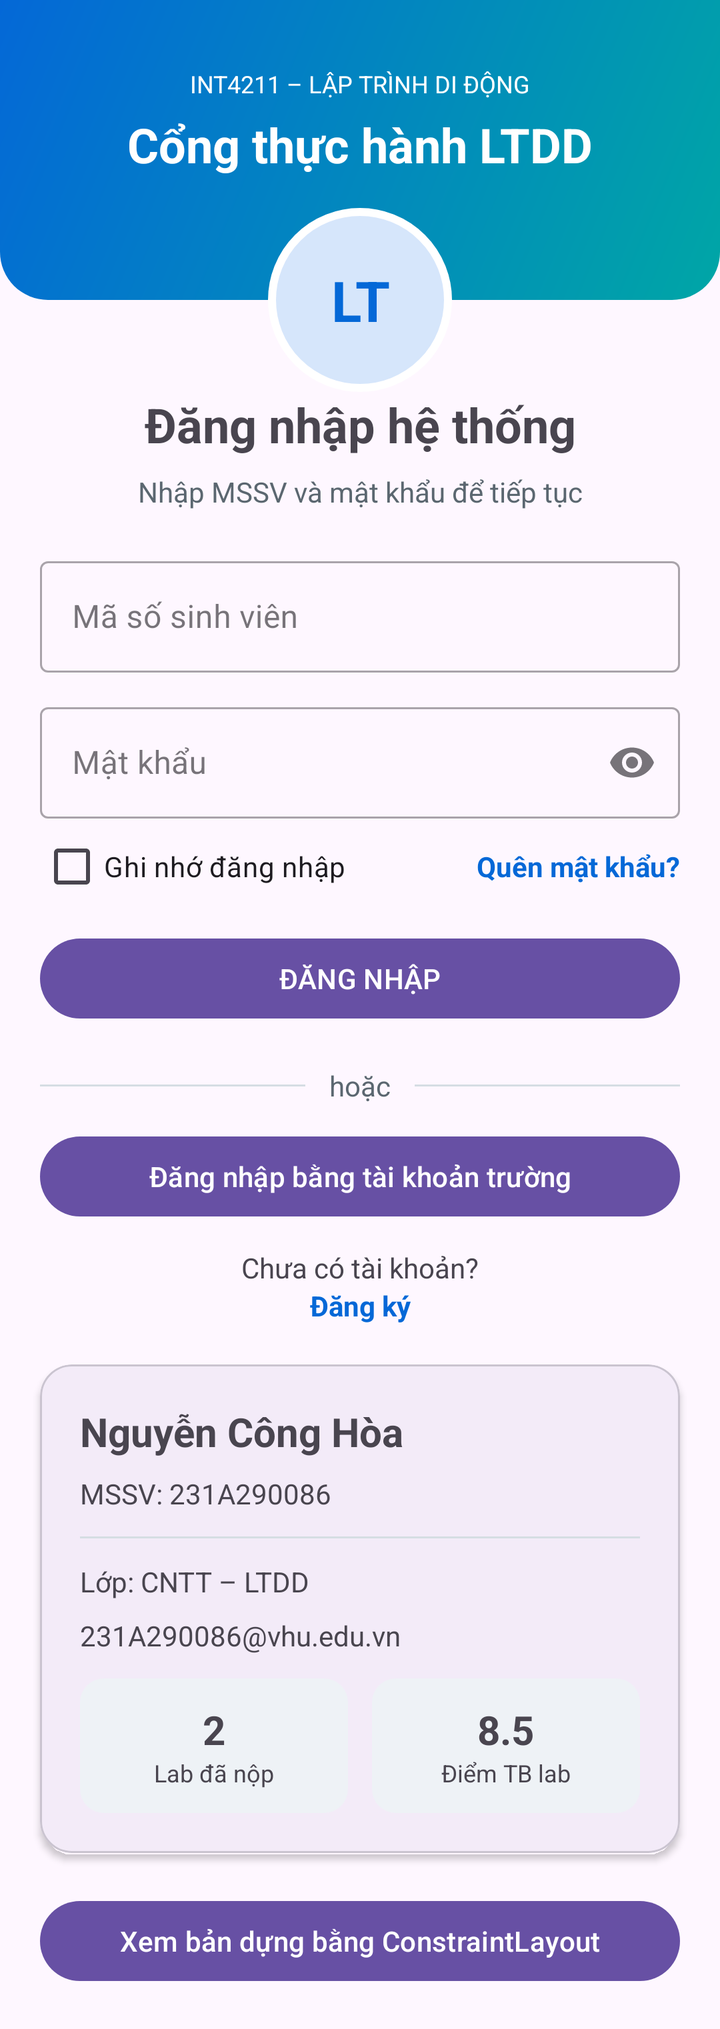
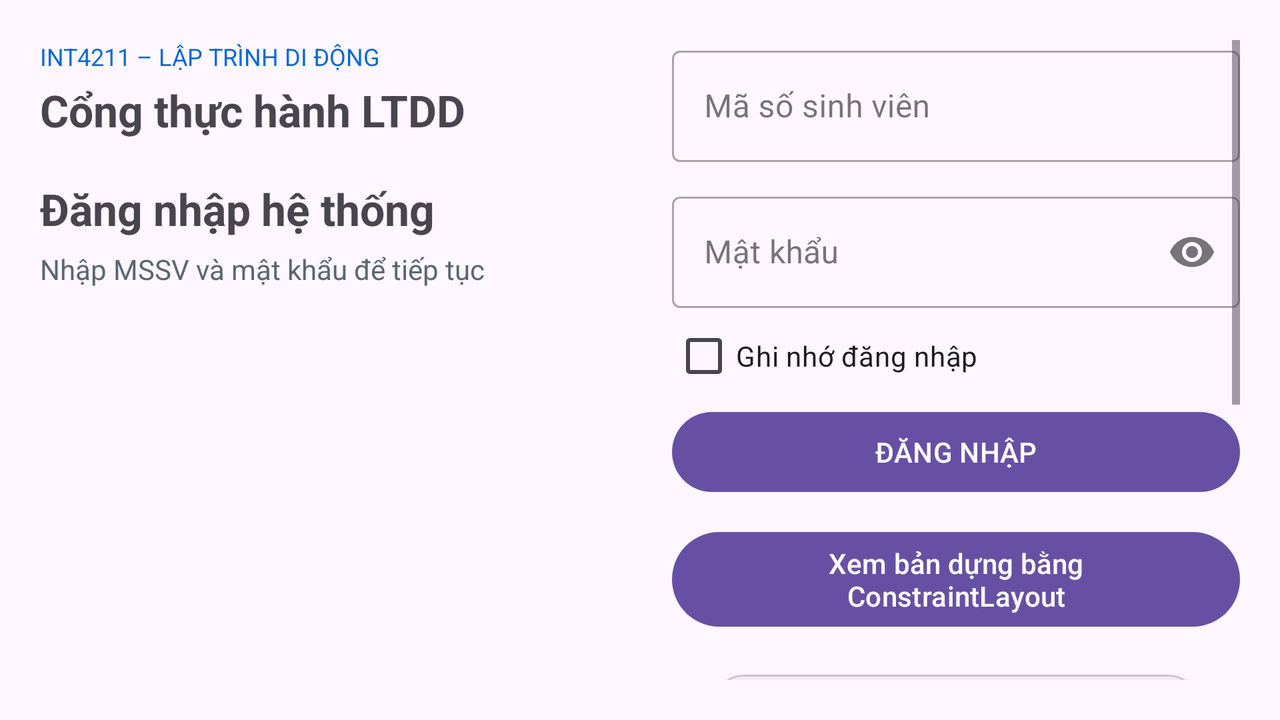

Compare how this app lays out the same screen by default and in its alternative resource folder. The renders come first, then the two layout files and the values they reference.
<!-- AndroidManifest.xml: application theme Theme.A3_231A290086 -->
<!-- res/layout/activity_main.xml -->
<?xml version="1.0" encoding="utf-8"?>
<ScrollView xmlns:android="http://schemas.android.com/apk/res/android"
    xmlns:app="http://schemas.android.com/apk/res-auto"
    android:id="@+id/main"
    android:layout_width="match_parent"
    android:layout_height="match_parent"
    android:fillViewport="true">

    <LinearLayout
        android:layout_width="match_parent"
        android:layout_height="wrap_content"
        android:orientation="vertical">

        
        <FrameLayout
            android:layout_width="match_parent"
            android:layout_height="196dp">

            <View
                android:layout_width="match_parent"
                android:layout_height="150dp"
                android:background="@drawable/bg_header" />

            <LinearLayout
                android:layout_width="match_parent"
                android:layout_height="150dp"
                android:gravity="center"
                android:orientation="vertical"
                android:paddingBottom="28dp">

                <TextView
                    android:layout_width="wrap_content"
                    android:layout_height="wrap_content"
                    android:text="@string/header_kicker"
                    android:textColor="@color/on_primary"
                    android:textSize="12sp" />

                <TextView
                    android:layout_width="wrap_content"
                    android:layout_height="wrap_content"
                    android:layout_marginTop="6dp"
                    android:text="@string/header_title"
                    android:textColor="@color/on_primary"
                    android:textSize="24sp"
                    android:textStyle="bold" />

            </LinearLayout>

            <TextView
                android:layout_width="92dp"
                android:layout_height="92dp"
                android:layout_gravity="center|bottom"
                android:background="@drawable/bg_avatar"
                android:gravity="center"
                android:text="@string/avatar_text"
                android:textColor="@color/primary"
                android:textSize="28sp"
                android:textStyle="bold" />

        </FrameLayout>

        
        <TextView
            android:layout_width="match_parent"
            android:layout_height="wrap_content"
            android:gravity="center"
            android:text="@string/login_title"
            style="@style/TextAppearance.A3.Title"
            android:textSize="24sp"
            android:textStyle="bold" />

        <TextView
            android:layout_width="match_parent"
            android:layout_height="wrap_content"
            android:layout_marginTop="@dimen/space_sm"
            android:gravity="center"
            android:text="@string/login_subtitle"
            android:textColor="@color/muted"
            android:textSize="14sp" />

        
        <LinearLayout
            android:layout_width="match_parent"
            android:layout_height="wrap_content"
            android:layout_marginStart="@dimen/space_lg"
            android:layout_marginTop="@dimen/space_lg"
            android:layout_marginEnd="@dimen/space_lg"
            android:orientation="vertical">

            <com.google.android.material.textfield.TextInputLayout
                android:layout_width="match_parent"
                android:layout_height="wrap_content"
                android:hint="@string/hint_student_id"
                style="@style/Widget.MaterialComponents.TextInputLayout.OutlinedBox">

                <com.google.android.material.textfield.TextInputEditText
                    android:layout_width="match_parent"
                    android:layout_height="wrap_content"
                    android:inputType="number" />

            </com.google.android.material.textfield.TextInputLayout>

            <com.google.android.material.textfield.TextInputLayout
                android:layout_width="match_parent"
                android:layout_height="wrap_content"
                android:layout_marginTop="@dimen/space_md"
                android:hint="@string/hint_password"
                app:endIconMode="password_toggle"
                style="@style/Widget.MaterialComponents.TextInputLayout.OutlinedBox">

                <com.google.android.material.textfield.TextInputEditText
                    android:layout_width="match_parent"
                    android:layout_height="wrap_content"
                    android:inputType="textPassword" />

            </com.google.android.material.textfield.TextInputLayout>

            
            <LinearLayout
                android:layout_width="match_parent"
                android:layout_height="wrap_content"
                android:gravity="center_vertical"
                android:orientation="horizontal">

                <CheckBox
                    android:id="@+id/cbRemember"
                    android:layout_width="wrap_content"
                    android:layout_height="wrap_content"
                    android:text="@string/remember_me" />

                <Space
                    android:layout_width="0dp"
                    android:layout_height="1dp"
                    android:layout_weight="1" />

                <TextView
                    android:layout_width="wrap_content"
                    android:layout_height="wrap_content"
                    android:text="@string/forgot_password"
                    android:textColor="@color/primary"
                    android:textStyle="bold" />

            </LinearLayout>

            
            <Button
                android:id="@+id/btnLogin"
                android:layout_width="match_parent"
                android:layout_height="wrap_content"
                android:layout_marginTop="@dimen/space_sm"
                android:text="@string/login" />

            
            <LinearLayout
                android:layout_width="match_parent"
                android:layout_height="wrap_content"
                android:layout_marginTop="@dimen/space_lg"
                android:gravity="center_vertical"
                android:orientation="horizontal">

                <View
                    android:layout_width="0dp"
                    android:layout_height="1dp"
                    android:layout_weight="1"
                    android:background="@color/divider" />

                <TextView
                    android:layout_width="wrap_content"
                    android:layout_height="wrap_content"
                    android:layout_marginStart="@dimen/space_md"
                    android:layout_marginEnd="@dimen/space_md"
                    android:text="@string/or"
                    android:textColor="@color/muted" />

                <View
                    android:layout_width="0dp"
                    android:layout_height="1dp"
                    android:layout_weight="1"
                    android:background="@color/divider" />

            </LinearLayout>

            <Button
                android:id="@+id/btnSchoolLogin"
                android:layout_width="match_parent"
                android:layout_height="wrap_content"
                android:layout_marginTop="@dimen/space_md"
                android:text="@string/login_school" />

            <TextView
                android:layout_width="match_parent"
                android:layout_height="wrap_content"
                android:layout_marginTop="@dimen/space_md"
                android:gravity="center"
                android:text="@string/no_account" />

            <TextView
                android:layout_width="match_parent"
                android:layout_height="wrap_content"
                android:gravity="center"
                android:text="@string/register"
                android:textColor="@color/primary"
                android:textStyle="bold" />

        </LinearLayout>

        
        <include layout="@layout/view_profile_card" />

        
        <Button
            android:id="@+id/btnConstraintDemo"
            android:layout_width="match_parent"
            android:layout_height="wrap_content"
            android:layout_margin="@dimen/space_lg"
            android:text="@string/open_constraint" />

    </LinearLayout>

</ScrollView>
<!-- res/layout/view_profile_card.xml (included above) -->
<?xml version="1.0" encoding="utf-8"?>
<com.google.android.material.card.MaterialCardView
    xmlns:android="http://schemas.android.com/apk/res/android"
    xmlns:app="http://schemas.android.com/apk/res-auto"
    android:layout_width="match_parent"
    android:layout_height="wrap_content"
    android:layout_marginStart="@dimen/space_lg"
    android:layout_marginEnd="@dimen/space_lg"
    android:layout_marginTop="@dimen/space_lg"
    app:cardCornerRadius="16dp"
    app:cardElevation="2dp">

    <LinearLayout
        android:layout_width="match_parent"
        android:layout_height="wrap_content"
        android:orientation="vertical"
        android:padding="@dimen/space_lg">

        <TextView
            android:layout_width="match_parent"
            android:layout_height="wrap_content"
            android:text="@string/student_name"
            android:textSize="20sp"
            android:textStyle="bold" />

        <TextView
            android:layout_width="match_parent"
            android:layout_height="wrap_content"
            android:layout_marginTop="@dimen/space_sm"
            android:text="@string/student_id_line"
            android:textSize="14sp" />

        <View
            android:layout_width="match_parent"
            android:layout_height="1dp"
            android:layout_marginTop="@dimen/space_md"
            android:layout_marginBottom="@dimen/space_md"
            android:background="@color/divider" />

        <TextView
            android:layout_width="match_parent"
            android:layout_height="wrap_content"
            android:text="@string/class_line"
            android:textSize="14sp" />

        <TextView
            android:layout_width="match_parent"
            android:layout_height="wrap_content"
            android:layout_marginTop="@dimen/space_sm"
            android:text="@string/email_line"
            android:textSize="14sp" />

        <LinearLayout
            android:layout_width="match_parent"
            android:layout_height="wrap_content"
            android:layout_marginTop="@dimen/space_md"
            android:orientation="horizontal">

            <LinearLayout
                android:layout_width="0dp"
                android:layout_height="wrap_content"
                android:layout_weight="1"
                android:background="@drawable/bg_stat"
                android:gravity="center"
                android:orientation="vertical"
                android:padding="@dimen/space_md">

                <TextView
                    android:layout_width="wrap_content"
                    android:layout_height="wrap_content"
                    android:text="@string/stat_labs_value"
                    android:textSize="20sp"
                    android:textStyle="bold" />

                <TextView
                    android:layout_width="wrap_content"
                    android:layout_height="wrap_content"
                    android:text="@string/stat_labs_label"
                    android:textSize="12sp" />

            </LinearLayout>

            <Space
                android:layout_width="@dimen/space_md"
                android:layout_height="1dp" />

            <LinearLayout
                android:layout_width="0dp"
                android:layout_height="wrap_content"
                android:layout_weight="1"
                android:background="@drawable/bg_stat"
                android:gravity="center"
                android:orientation="vertical"
                android:padding="@dimen/space_md">

                <TextView
                    android:layout_width="wrap_content"
                    android:layout_height="wrap_content"
                    android:text="@string/stat_score_value"
                    android:textSize="20sp"
                    android:textStyle="bold" />

                <TextView
                    android:layout_width="wrap_content"
                    android:layout_height="wrap_content"
                    android:text="@string/stat_score_label"
                    android:textSize="12sp" />

            </LinearLayout>

        </LinearLayout>

    </LinearLayout>

</com.google.android.material.card.MaterialCardView>
<!-- resources referenced by this layout -->
<resources>
  <color name="divider">#D5DDE3</color>
  <color name="muted">#5B6770</color>
  <color name="on_primary">#FFFFFF</color>
  <color name="primary">#0468D7</color>
  <dimen name="space_lg">20dp</dimen>
  <dimen name="space_md">12dp</dimen>
  <dimen name="space_sm">8dp</dimen>
  <!-- drawable bg_avatar (drawable) -->
  <shape xmlns:android="http://schemas.android.com/apk/res/android"
      android:shape="oval">
  
      <solid android:color="@color/primary_container" />
  
      <stroke
          android:width="4dp"
          android:color="@color/on_primary" />
  
  </shape>
  <!-- drawable bg_header (drawable) -->
  <shape xmlns:android="http://schemas.android.com/apk/res/android"
      android:shape="rectangle">
  
      <gradient
          android:angle="315"
          android:startColor="@color/primary"
          android:endColor="@color/tertiary" />
  
      <corners
          android:bottomLeftRadius="24dp"
          android:bottomRightRadius="24dp" />
  
  </shape>
  <!-- drawable bg_stat (drawable) -->
  <shape xmlns:android="http://schemas.android.com/apk/res/android"
      android:shape="rectangle">
  
      <solid android:color="@color/surface_variant" />
  
      <corners android:radius="12dp" />
  
  </shape>
  <string name="avatar_text">LT</string>
  <string name="class_line">Lớp: CNTT – LTDD</string>
  <string name="email_line">231A290086@vhu.edu.vn</string>
  <string name="forgot_password">Quên mật khẩu?</string>
  <string name="header_kicker">INT4211 – LẬP TRÌNH DI ĐỘNG</string>
  <string name="header_title">Cổng thực hành LTDD</string>
  <string name="hint_password">Mật khẩu</string>
  <string name="hint_student_id">Mã số sinh viên</string>
  <string name="login">ĐĂNG NHẬP</string>
  <string name="login_school">Đăng nhập bằng tài khoản trường</string>
  <string name="login_subtitle">Nhập MSSV và mật khẩu để tiếp tục</string>
  <string name="login_title">Đăng nhập hệ thống</string>
  <string name="no_account">Chưa có tài khoản?</string>
  <string name="open_constraint">Xem bản dựng bằng ConstraintLayout</string>
  <string name="or">hoặc</string>
  <string name="register">Đăng ký</string>
  <string name="remember_me">Ghi nhớ đăng nhập</string>
  <string name="stat_labs_label">Lab đã nộp</string>
  <string name="stat_labs_value">2</string>
  <string name="stat_score_label">Điểm TB lab</string>
  <string name="stat_score_value">8.5</string>
  <string name="student_id_line">MSSV: 231A290086</string>
  <string name="student_name">Nguyễn Công Hòa</string>
  <style name="TextAppearance.A3.Title">
          <item name="android:textSize">24sp</item>
          <item name="android:textStyle">bold</item>
      </style>
  <style name="Theme.A3_231A290086" parent="Base.Theme.A3_231A290086" />
  <color name="primary_container">#D6E6FB</color>
  <color name="tertiary">#00A6A6</color>
  <color name="surface_variant">#EEF2F6</color>
  <style name="Base.Theme.A3_231A290086" parent="Theme.Material3.DayNight.NoActionBar">
          
          
      </style>
</resources>
<!-- res/layout-land/activity_main.xml (the repository's variant of the layout above) -->
<!-- drawn on the phone turned sideways -->
<?xml version="1.0" encoding="utf-8"?>
<LinearLayout xmlns:android="http://schemas.android.com/apk/res/android"
    android:id="@+id/main"
    android:layout_width="match_parent"
    android:layout_height="match_parent"
    android:orientation="horizontal"
    android:padding="20dp">

    
    <LinearLayout
        android:layout_width="0dp"
        android:layout_height="match_parent"
        android:layout_weight="1"
        android:orientation="vertical">

        <TextView
            android:layout_width="match_parent"
            android:layout_height="wrap_content"
            android:text="@string/header_kicker"
            android:textColor="@color/primary"
            android:textSize="12sp" />

        <TextView
            android:layout_width="match_parent"
            android:layout_height="wrap_content"
            android:layout_marginTop="4dp"
            android:text="@string/header_title"
            android:textSize="22sp"
            android:textStyle="bold" />

        <TextView
            android:layout_width="match_parent"
            android:layout_height="wrap_content"
            android:layout_marginTop="20dp"
            android:text="@string/login_title"
            android:textSize="22sp"
            android:textStyle="bold" />

        <TextView
            android:layout_width="match_parent"
            android:layout_height="wrap_content"
            android:layout_marginTop="6dp"
            android:text="@string/login_subtitle"
            android:textColor="@color/muted"
            android:textSize="14sp" />

    </LinearLayout>

    
    <ScrollView
        android:layout_width="0dp"
        android:layout_height="match_parent"
        android:layout_weight="1">

        <LinearLayout
            android:layout_width="match_parent"
            android:layout_height="wrap_content"
            android:orientation="vertical"
            android:paddingStart="16dp">

            <com.google.android.material.textfield.TextInputLayout
                style="@style/Widget.MaterialComponents.TextInputLayout.OutlinedBox"
                android:layout_width="match_parent"
                android:layout_height="wrap_content"
                android:hint="@string/hint_student_id">

                <com.google.android.material.textfield.TextInputEditText
                    android:layout_width="match_parent"
                    android:layout_height="wrap_content"
                    android:inputType="number" />

            </com.google.android.material.textfield.TextInputLayout>

            <com.google.android.material.textfield.TextInputLayout
                style="@style/Widget.MaterialComponents.TextInputLayout.OutlinedBox"
                android:layout_width="match_parent"
                android:layout_height="wrap_content"
                android:layout_marginTop="12dp"
                android:hint="@string/hint_password"
                app:endIconMode="password_toggle"
                xmlns:app="http://schemas.android.com/apk/res-auto">

                <com.google.android.material.textfield.TextInputEditText
                    android:layout_width="match_parent"
                    android:layout_height="wrap_content"
                    android:inputType="textPassword" />

            </com.google.android.material.textfield.TextInputLayout>

            <CheckBox
                android:id="@+id/cbRemember"
                android:layout_width="wrap_content"
                android:layout_height="wrap_content"
                android:text="@string/remember_me" />

            <Button
                android:id="@+id/btnLogin"
                android:layout_width="match_parent"
                android:layout_height="wrap_content"
                android:text="@string/login" />

            <Button
                android:id="@+id/btnConstraintDemo"
                android:layout_width="match_parent"
                android:layout_height="wrap_content"
                android:layout_marginTop="12dp"
                android:text="@string/open_constraint" />

            <include layout="@layout/view_profile_card" />

        </LinearLayout>

    </ScrollView>

</LinearLayout>
<!-- resources referenced by the variant -->
<!-- as the phone turned sideways resolves them -->
<resources>
  <color name="divider">#D5DDE3</color>
  <color name="muted">#5B6770</color>
  <color name="primary">#0468D7</color>
  <dimen name="space_lg">20dp</dimen>
  <dimen name="space_md">12dp</dimen>
  <dimen name="space_sm">8dp</dimen>
  <!-- drawable bg_stat (drawable) -->
  <shape xmlns:android="http://schemas.android.com/apk/res/android"
      android:shape="rectangle">
  
      <solid android:color="@color/surface_variant" />
  
      <corners android:radius="12dp" />
  
  </shape>
  <string name="class_line">Lớp: CNTT – LTDD</string>
  <string name="email_line">231A290086@vhu.edu.vn</string>
  <string name="header_kicker">INT4211 – LẬP TRÌNH DI ĐỘNG</string>
  <string name="header_title">Cổng thực hành LTDD</string>
  <string name="hint_password">Mật khẩu</string>
  <string name="hint_student_id">Mã số sinh viên</string>
  <string name="login">ĐĂNG NHẬP</string>
  <string name="login_subtitle">Nhập MSSV và mật khẩu để tiếp tục</string>
  <string name="login_title">Đăng nhập hệ thống</string>
  <string name="open_constraint">Xem bản dựng bằng ConstraintLayout</string>
  <string name="remember_me">Ghi nhớ đăng nhập</string>
  <string name="stat_labs_label">Lab đã nộp</string>
  <string name="stat_labs_value">2</string>
  <string name="stat_score_label">Điểm TB lab</string>
  <string name="stat_score_value">8.5</string>
  <string name="student_id_line">MSSV: 231A290086</string>
  <string name="student_name">Nguyễn Công Hòa</string>
  <style name="Theme.A3_231A290086" parent="Base.Theme.A3_231A290086" />
  <color name="surface_variant">#EEF2F6</color>
  <style name="Base.Theme.A3_231A290086" parent="Theme.Material3.DayNight.NoActionBar">
          
          
      </style>
</resources>
